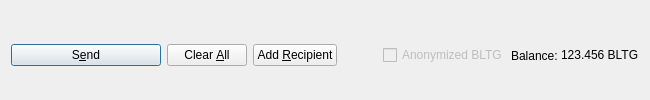
         <widget class="QFrame" name="frame_Send">
          <layout class="QHBoxLayout" name="horizontalLayout">
           <property name="bottomMargin">
            <number>0</number>
           </property>
           <item>
            <widget class="QPushButton" name="sendButton">
             <property name="minimumSize">
              <size>
               <width>150</width>
               <height>0</height>
              </size>
             </property>
             <property name="toolTip">
              <string>Confirm the send action</string>
             </property>
             <property name="text">
              <string>S&amp;end</string>
             </property>
             <property name="icon">
              <iconset resource="../bltg.qrc">
               <normaloff>:/icons/send</normaloff>:/icons/send</iconset>
             </property>
             <property name="autoDefault">
              <bool>false</bool>
             </property>
             <property name="default">
              <bool>true</bool>
             </property>
            </widget>
           </item>
           <item>
            <widget class="QPushButton" name="clearButton">
             <property name="sizePolicy">
              <sizepolicy hsizetype="Minimum" vsizetype="Fixed">
               <horstretch>0</horstretch>
               <verstretch>0</verstretch>
              </sizepolicy>
             </property>
             <property name="toolTip">
              <string>Clear all fields of the form.</string>
             </property>
             <property name="text">
              <string>Clear &amp;All</string>
             </property>
             <property name="icon">
              <iconset resource="../bltg.qrc">
               <normaloff>:/icons/remove</normaloff>:/icons/remove</iconset>
             </property>
             <property name="autoDefault">
              <bool>false</bool>
             </property>
            </widget>
           </item>
           <item>
            <widget class="QPushButton" name="addButton">
             <property name="toolTip">
              <string>Send to multiple recipients at once</string>
             </property>
             <property name="text">
              <string>Add &amp;Recipient</string>
             </property>
             <property name="icon">
              <iconset resource="../bltg.qrc">
               <normaloff>:/icons/add</normaloff>:/icons/add</iconset>
             </property>
             <property name="autoDefault">
              <bool>false</bool>
             </property>
            </widget>
           </item>
           <item>
            <spacer name="horizontalSpacer">
             <property name="orientation">
              <enum>Qt::Horizontal</enum>
             </property>
             <property name="sizeHint" stdset="0">
              <size>
               <width>40</width>
               <height>20</height>
              </size>
             </property>
            </spacer>
           </item>
           <item>
            <layout class="QHBoxLayout" name="horizontalLayout_2">
             <property name="spacing">
              <number>3</number>
             </property>
             <item>
              <widget class="QCheckBox" name="checkzBLTG">
               <property name="enabled">
                <bool>false</bool>
               </property>
               <property name="text">
                <string>Anonymized BLTG</string>
               </property>
              </widget>
             </item>
             <item>
              <widget class="QLabel" name="label">
               <property name="text">
                <string>Balance:</string>
               </property>
              </widget>
             </item>
             <item>
              <widget class="QLabel" name="labelBalance">
               <property name="sizePolicy">
                <sizepolicy hsizetype="Preferred" vsizetype="Fixed">
                 <horstretch>0</horstretch>
                 <verstretch>0</verstretch>
                </sizepolicy>
               </property>
               <property name="cursor">
                <cursorShape>IBeamCursor</cursorShape>
               </property>
               <property name="text">
                <string notr="true">123.456 BLTG</string>
               </property>
               <property name="textInteractionFlags">
                <set>Qt::LinksAccessibleByMouse|Qt::TextSelectableByKeyboard|Qt::TextSelectableByMouse</set>
               </property>
              </widget>
             </item>
            </layout>
           </item>
          </layout>
         </widget>
